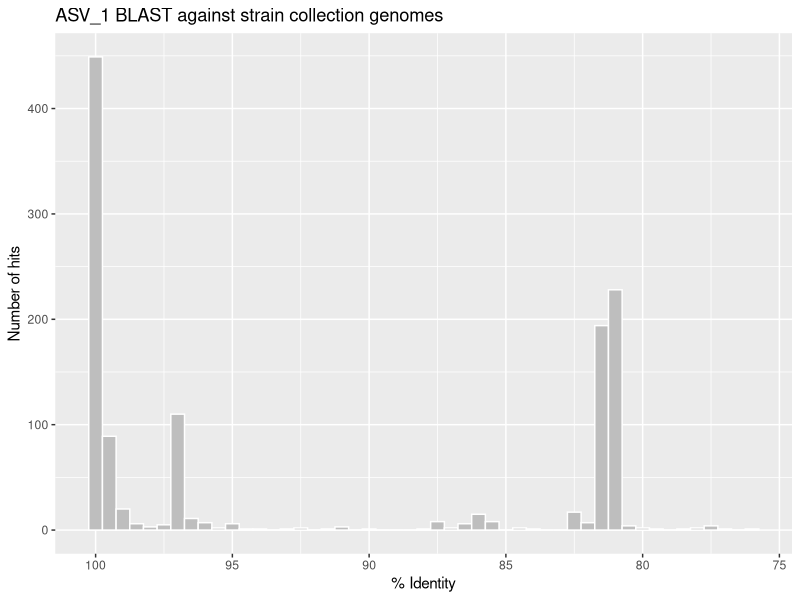
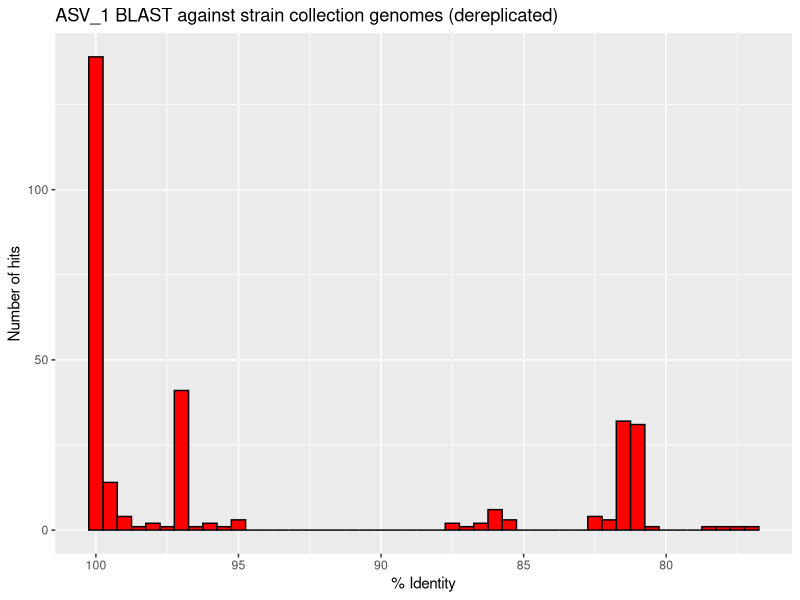
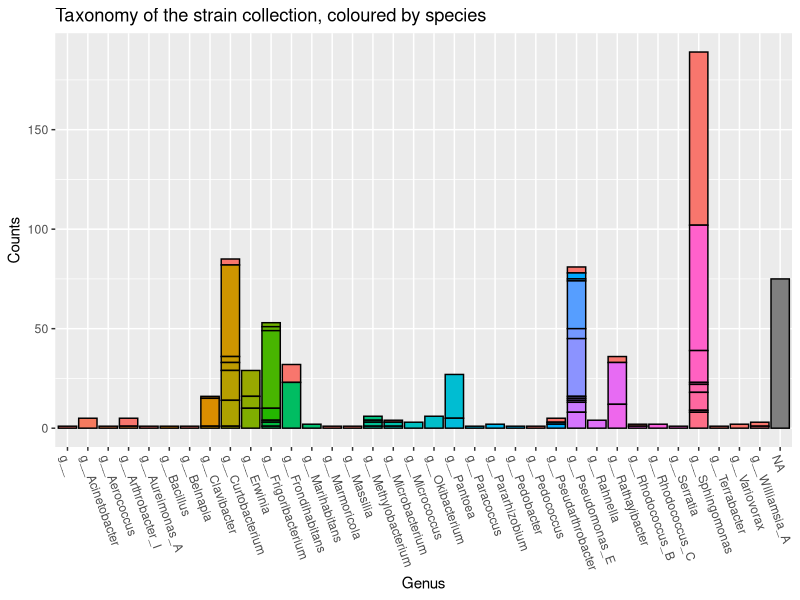
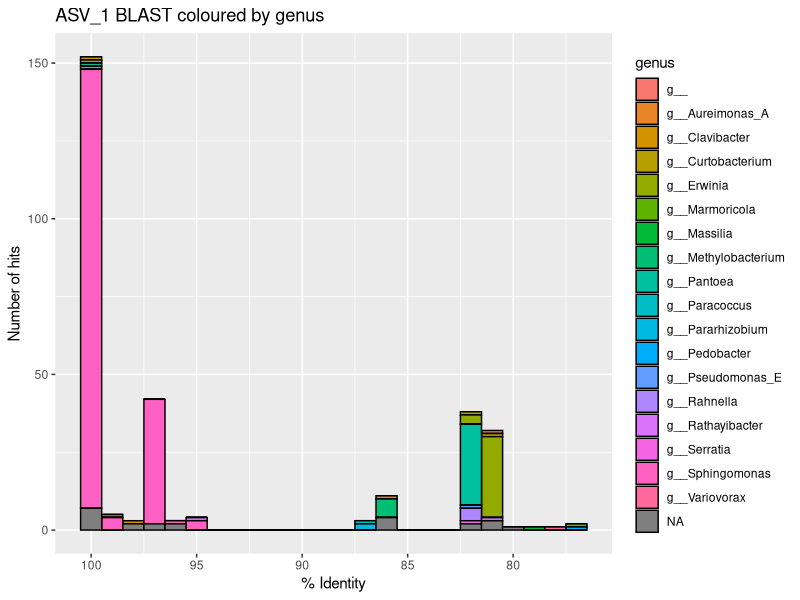
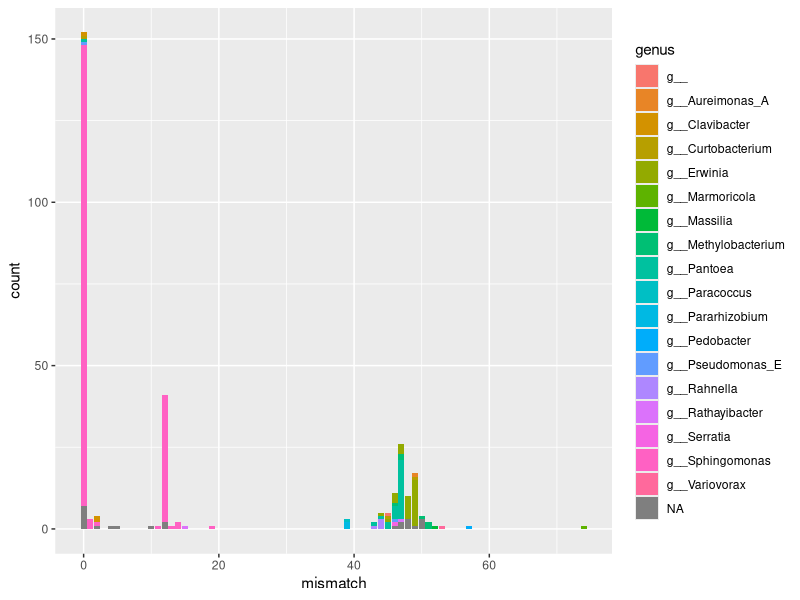
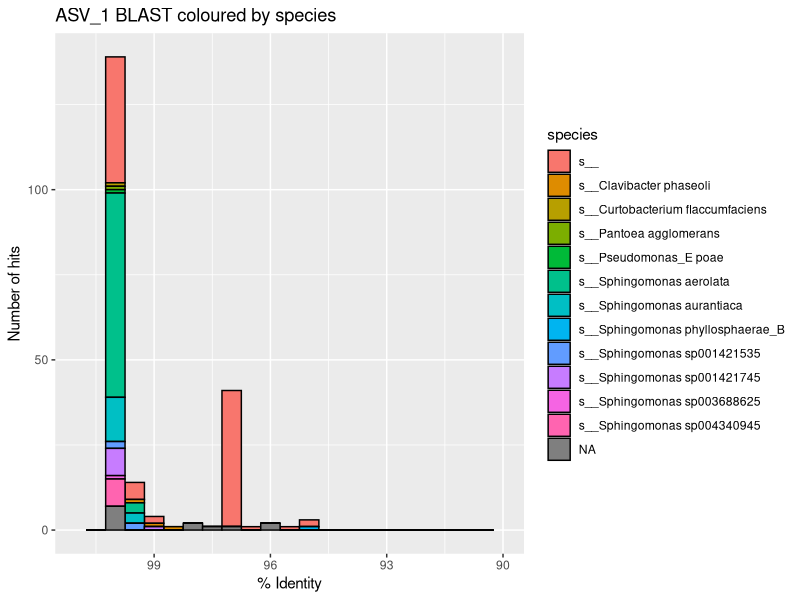
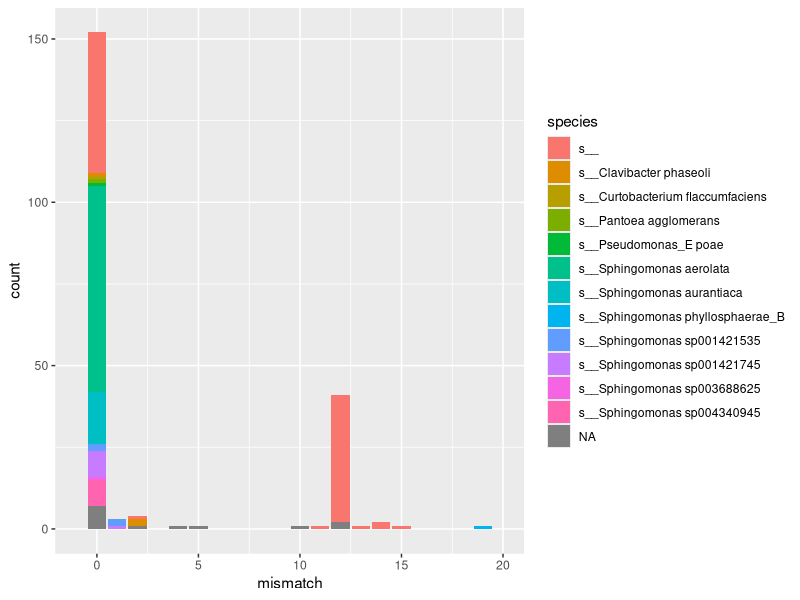
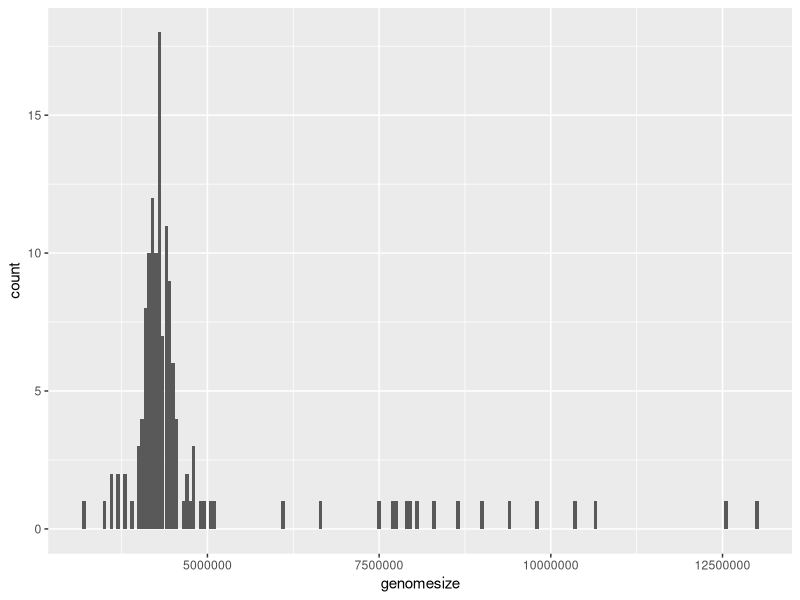

Generate these figures, in order, with R: (Note: this script raises an error after producing the figures.)
## ---- chunk 1
knitr::opts_chunk$set(echo = TRUE)
## ---- chunk 2
library(tidyverse)
library(dplyr)
library(ggplot2)
library("readxl")
## ---- chunk 3
setwd("C:/Users/deani/Desktop/Speciale")
getwd()
## ---- chunk 4
result <- read_tsv("ASV_1_blastres_all.tsv", col_names = F)
head(result)
## ---- chunk 5
# Name columns
df <- result %>% rename(query_ID = X1, target_ID = X2, identity = X3, length = X4, mismatch = X5, gap_openings = X6, query_start = X7, query_end = X8, target_start = X9, target_end = X10, E_value = X11, bit_score = X12)
head(df)
## ---- chunk 6
# Create a column containing strain name and sort columns
df <- df %>% mutate(strain = str_extract(target_ID, pattern = "22.*-[0-9]{1,2}"))
df <- df %>% relocate (E_value) %>% relocate(bit_score) %>% relocate(identity) %>% relocate(strain)
head(df)
## ---- chunk 7
dfu <- df %>% distinct(strain, .keep_all = TRUE) # keeps one hit per strain
dfu2 <- df %>% distinct(strain, identity, .keep_all = TRUE) # dereplicates only if hits from same strain has different identities

# count number of rows in the three different dfs
dim(df)[1]
dim(dfu)[1]
dim(dfu2)[1]
## ---- chunk 8
sum(dfu$identity == 100)
sum(dfu2$identity == 100)
sum(df$identity == 100)
## ---- chunk 9
print(paste("Hits with E-val < 10:", dim(df)[1]))
print(paste(">97% identity:", sum(df$identity > 97)))
print(paste("100% identity:", sum(df$identity == 100)))
## ---- chunk 10
print(paste("Hits with E-val < 10:", dim(dfu)[1]))
print(paste(">97% identity:", sum(dfu$identity > 97)))
print(paste("100% identity:", sum(dfu$identity == 100)))
## ---- chunk 11
p <- ggplot(df, aes(x=identity)) + geom_histogram(binwidth=0.5, fill = 'grey', color = "white") + scale_x_reverse()  + labs(x ='% Identity', y='Number of hits', title = 'ASV_1 BLAST against strain collection genomes')
p
## ---- chunk 12
p1 <- ggplot(dfu, aes(x=identity)) + geom_histogram(binwidth=0.5, fill = 'red', color = "black") + scale_x_reverse() + labs(x ='% Identity', y='Number of hits', title = 'ASV_1 BLAST against strain collection genomes (dereplicated)')
p1
## ---- chunk 13
tax <- read_tsv("gtdbtk.bac120.summary.tsv", col_names = TRUE) # load the data
head(tax)
## ---- chunk 14
t <- c("domain", "phylum", "class", "order", "family", "genus", "species")
taxon <- tax %>% select(user_genome, classification) %>% separate(classification, into = t, sep = ";") %>% rename("strain" = "user_genome")
taxon
## ---- chunk 15
taxon_dropna <- drop_na(taxon)
print(paste("Strains in total:", dim(taxon)[1]))
print(paste("Assigned to some level of taxonomy:", dim(taxon_dropna)[1]))
print(paste("Assigned to genus level:", sum(taxon_dropna$genus != "g__")))
print(paste("Assigned to species level:", sum(taxon_dropna$species != "s__")))
## ---- chunk 16
sphing <- sum(taxon_dropna$genus == "g__Sphingomonas")
not_sphing <- sum(taxon_dropna$genus != "g__Sphingomonas")

print(paste("Number of sphingomonads: ", sphing))
print(paste("Percent sphingomonads: ", sphing/not_sphing*100))
## ---- chunk 17
p2 <- ggplot(data=taxon, aes(x=genus, fill=species)) + geom_bar(stat="count", color = "black") + theme(legend.position="none") + theme(axis.text.x = element_text(angle = -70, hjust = 0)) + labs(x ='Genus', y='Counts', title = 'Taxonomy of the strain collection, coloured by species')

#taxon_sort <-       # sorter så kun mest almindelige genus kommer med
#p2.1 <- ggplot(data=taxon, aes(x=genus, fill=species)) + geom_bar(stat="count", color = "black") + theme(legend.position="none") + theme(axis.text.x = element_text(angle = -90, hjust = 0)) + labs(x ='Genus', y='Counts', title = 'Taxonomy of the strain collection, coloured by species')

p2
#p2.1
## ---- chunk 18
ndf <- left_join(dfu, taxon, by="strain")
head(ndf)
## ---- chunk 19
# histogram of identity coloured by genus
p3 <- ggplot(ndf, aes(x=identity, fill=genus)) + geom_histogram(binwidth=1, color = "black") + scale_x_reverse() + labs(x ='% Identity', y='Number of hits', title = 'ASV_1 BLAST coloured by genus')
p3

# bar plot of mismatches coloured by genus
p3.2 <- ggplot(data=ndf, aes(x=mismatch, fill=genus)) +
  geom_bar(stat="count")
p3.2
## ---- chunk 20
# histogram of identity coloured by species
p4 <- ggplot(ndf, aes(x=identity, fill=species)) + geom_histogram(binwidth=0.5, color = "black") + scale_x_reverse() + labs(x ='% Identity', y='Number of hits', title = 'ASV_1 BLAST coloured by species') + xlim(101,90) # add x axis limit
p4

# bar plot of mismatches coloured by species
p4.2 <- ggplot(data=ndf, aes(x=mismatch, fill=species)) + geom_bar(stat="count") + xlim(-1,20) # add x axis limit
p4.2
## ---- chunk 21
sphingos <- filter(taxon, genus == "g__Sphingomonas") %>% mutate(file = paste0(strain, ".fasta")) %>% select(file)
head(sphingos)
write.table(sphingos, file = "sphingomonads.txt", sep = "\t", row.names = FALSE, col.names = FALSE, quote = FALSE)
## ---- chunk 22
ndf100 <- ndf %>% filter(identity == 100) %>% mutate(file = paste0(strain, ".fasta"))
ndf100_list <- ndf100  %>% select(file)
dim(ndf100_list)
write.table(ndf100_list, file = "no_mismatch_hits.txt", sep = "\t", row.names = FALSE, col.names = FALSE, quote = FALSE)
## ---- chunk 23
info <- read_excel("Overview_of_all_isolates_2022.xlsx")
info <- info %>% rename(genome_size=`Genome size (Mb)`, strain=Strain, N50_reads=`N50 reads`, coverage=`Avg cov`, ONT_bc=`ONT bc`, DNA_conc=`DNA conc. used in lib (ng/µl)`, read_counts=`Read counts`, filtered_data=`Filtered_data (Mb)`, median_reads = `Median reads (bp)`, mean_reads = `Mean reads (bp)`, read_len_stdev = `Read Len. stdev`, N50_assembly=`N50 assembly (bp)`, lineage=`Lineage (tentative)`) %>% filter(!is.na(genome_size))
#head(info)
## ---- chunk 24
ndf100 <- left_join(ndf100,info, by="strain")
#ndf100
## ---- chunk 25
ndf100 <- ndf100 %>% mutate(genomesize = case_when(genome_size < 15 ~ genome_size*1000000, genome_size > 15 ~ genome_size))
#ndf100$genome_size
#ndf100$genomesize
## ---- chunk 26
summary(ndf100$genomesize)
quantile(ndf100$genomesize, 0.1)
quantile(ndf100$genomesize, 0.9)
summary(ndf100$Contigs)
summary(ndf100$coverage)
summary(ndf100$N50_assembly)
## ---- chunk 27
pl1 <- ggplot(ndf100, aes(x=genomesize))+geom_histogram(binwidth=50000)
pl2 <- ggplot(ndf100, aes(x=Contigs))+geom_histogram(binwidth=2)
pl3 <- ggplot(ndf100, aes(x=coverage))+geom_histogram(binwidth = 5)
pl4 <- ggplot(ndf100, aes(x=N50_assembly))+geom_histogram(binwidth=50000)

pl1
pl2
pl3
pl4
## ---- chunk 28
filtered <- ndf100 %>% filter(Contigs <= 7) %>% filter(coverage >= 13) %>% filter(N50_assembly >= 3470091) %>% filter(genomesize >= 4060099) %>% filter(genomesize <= 7543137) 

dim(filtered)

#filtered <- ndf100 %>% filter(Contigs <= 10) %>% filter(coverage > 20) %>% filter(N50_assembly > 50000) %>% arrange(desc(coverage))
#filtered

## ---- chunk 29
#filtered_list <- filtered %>% mutate(file = paste0(strain, ".fasta")) %>% select(file)
#write.table(filtered_list, file = "filtered.txt", sep = "\t", row.names = FALSE, col.names = FALSE, quote = FALSE)

filtered_list <- filtered2 %>% mutate(file = paste0(strain, ".fasta")) %>% select(file)
filtered_list
write.table(filtered_list, file = "filtered.txt", sep = "\t", row.names = FALSE, col.names = FALSE, quote = FALSE)
## ---- chunk 30
index <- read.table("index.tsv", header = FALSE) # read the file

n <- c("contig", "contig_nr", "strain") # columns to separate contig info into
index <- index %>% separate(V1, into = n, sep = "_") %>% rename(contig_length = V2) %>% select(contig_nr, strain, contig_length)
#head(index)
## ---- chunk 31
# sort after contig length and keep one contig per strain: creates a list of the longest contig from each assembly
index <- index %>% arrange(desc(contig_length)) %>% distinct(strain, .keep_all = TRUE) %>% rename(longest_contig = contig_length)
#head(index)
## ---- chunk 32
ndf100 <- left_join(ndf100,index, by="strain")
## ---- chunk 33
dim(ndf100 %>% filter(Contigs <= 10) %>% filter(coverage > 20) %>% filter(N50_assembly > 50000) %>% filter(longest_contig>3000000))
